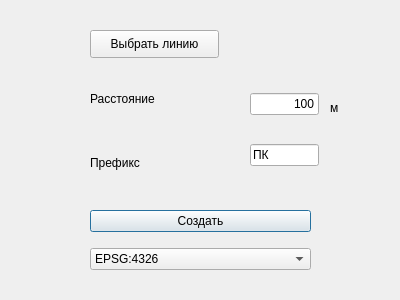
<?xml version="1.0" encoding="UTF-8"?>
<ui version="4.0">
 <class>CalculatePicketingDialogBase</class>
 <widget class="QDialog" name="CalculatePicketingDialogBase">
  <property name="geometry">
   <rect>
    <x>0</x>
    <y>0</y>
    <width>400</width>
    <height>300</height>
   </rect>
  </property>
  <property name="windowTitle">
   <string>Picketing</string>
  </property>
  <widget class="QLabel" name="label">
   <property name="geometry">
    <rect>
     <x>330</x>
     <y>100</y>
     <width>55</width>
     <height>16</height>
    </rect>
   </property>
   <property name="text">
    <string>м</string>
   </property>
  </widget>
  <widget class="QWidget" name="verticalLayoutWidget">
   <property name="geometry">
    <rect>
     <x>90</x>
     <y>70</y>
     <width>131</width>
     <height>121</height>
    </rect>
   </property>
   <layout class="QVBoxLayout" name="verticalLayout">
    <item>
     <widget class="QLabel" name="label_2">
      <property name="text">
       <string>Расстояние</string>
      </property>
     </widget>
    </item>
    <item>
     <widget class="QLabel" name="label_3">
      <property name="text">
       <string>Префикс</string>
      </property>
     </widget>
    </item>
   </layout>
  </widget>
  <widget class="QWidget" name="verticalLayoutWidget_2">
   <property name="geometry">
    <rect>
     <x>250</x>
     <y>70</y>
     <width>69</width>
     <height>121</height>
    </rect>
   </property>
   <layout class="QVBoxLayout" name="verticalLayout_2">
    <item>
     <widget class="QLineEdit" name="Distance">
      <property name="enabled">
       <bool>true</bool>
      </property>
      <property name="toolTipDuration">
       <number>-1</number>
      </property>
      <property name="layoutDirection">
       <enum>Qt::LeftToRight</enum>
      </property>
      <property name="text">
       <string>100</string>
      </property>
      <property name="alignment">
       <set>Qt::AlignRight|Qt::AlignTrailing|Qt::AlignVCenter</set>
      </property>
     </widget>
    </item>
    <item>
     <widget class="QLineEdit" name="Prefix">
      <property name="text">
       <string>ПК</string>
      </property>
     </widget>
    </item>
   </layout>
  </widget>
  <widget class="QWidget" name="verticalLayoutWidget_3">
   <property name="geometry">
    <rect>
     <x>90</x>
     <y>200</y>
     <width>221</width>
     <height>81</height>
    </rect>
   </property>
   <layout class="QVBoxLayout" name="verticalLayout_3">
    <item>
     <widget class="QPushButton" name="LineLengthButton">
      <property name="text">
       <string>Создать</string>
      </property>
     </widget>
    </item>
    <item>
     <widget class="QComboBox" name="ChooseCRS">
      <item>
       <property name="text">
        <string>EPSG:4326</string>
       </property>
      </item>
      <item>
       <property name="text">
        <string>EPSG:32633</string>
       </property>
      </item>
      <item>
       <property name="text">
        <string>ESRI:21018</string>
       </property>
      </item>
     </widget>
    </item>
   </layout>
  </widget>
  <widget class="QPushButton" name="btnSelectLine">
   <property name="geometry">
    <rect>
     <x>90</x>
     <y>30</y>
     <width>129</width>
     <height>28</height>
    </rect>
   </property>
   <property name="text">
    <string>Выбрать линию</string>
   </property>
  </widget>
 </widget>
 <resources/>
 <connections/>
</ui>
